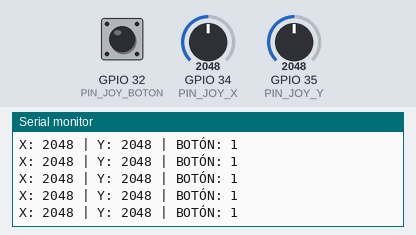
Recording of a sketch running on a simulated ESP32. On the bench: the last lines printed to the serial monitor. The test bench sets the inputs (shaded band); at power-on: GPIO 32 (PIN_JOY_BOTON) HIGH, GPIO 34 (PIN_JOY_X) = 2048, GPIO 35 (PIN_JOY_Y) = 2048. WiFi joins after 1.5 s; servers stay silent unless stated.

Above: at 3.2 s.
3.3 s: GPIO 32 (PIN_JOY_BOTON) pulled LOW for 0.15 s
At 3.47 s:
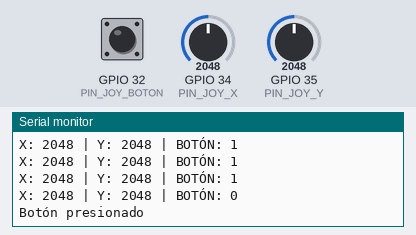
4.9 s: GPIO 34 (PIN_JOY_X) set to 2866
At 4.92 s:
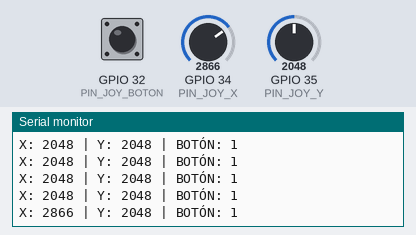
6.4 s: GPIO 35 (PIN_JOY_Y) set to 2866
At 6.43 s:
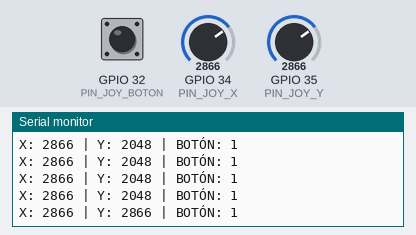
7.9 s: GPIO 32 (PIN_JOY_BOTON) pulled LOW for 1 s
At 8.09 s:
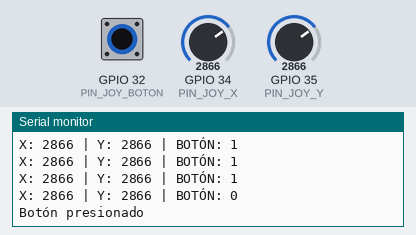
10.4 s: GPIO 34 (PIN_JOY_X) set to 3603
At 10.45 s:
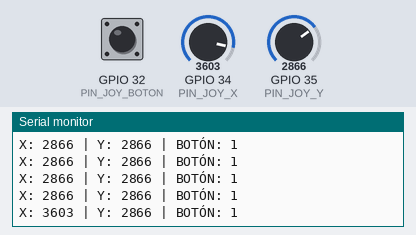
11.9 s: GPIO 35 (PIN_JOY_Y) set to 3603
At 11.96 s:
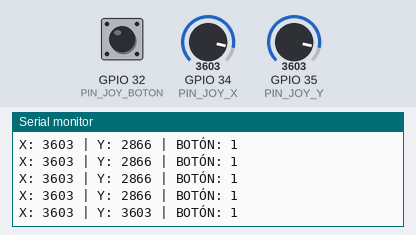
Timing chart, 0 to 14.4 s (numbered marks = the images above; inputs shaded):
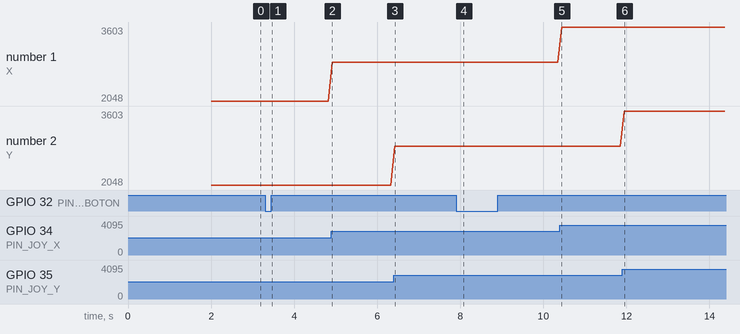

Measured:
- after the input at 3.3 s, the serial monitor: prints a new line at once (image 1)
- after the input at 4.9 s, the serial monitor: prints a new line at once (image 2)
- after the input at 6.4 s, the serial monitor: prints a new line at once (image 3)
- after the input at 7.9 s, the serial monitor: prints a new line at once (image 4)
- after the input at 10.4 s, the serial monitor: prints a new line after 0.05 s (image 5)
- after the input at 11.9 s, the serial monitor: prints a new line after 0.05 s (image 6)
- plotted number 1: 2048 → 2866 after the input at 4.9 s, 2866 → 3603 after the input at 10.4 s

The sketch:

Joystick_3.ino
```cpp
#include <WiFi.h>
#include <WebServer.h>

// Configuración WiFi
const char *ssid = "BUAP_Trabajadores";
const char *password ="BuaPW0rk.2017";


// Joystick
#define PIN_JOY_X      34   // Entrada Analógica de coordenada X
#define PIN_JOY_Y      35   // Entrada Analógica de coordenada Y
#define PIN_JOY_BOTON  32   // Entrada Digital del Botón

WebServer server(80);

void setup() {
  Serial.begin(115200);

 //En esta sección declaramos Entradas y Salidas Digitales
  pinMode(PIN_JOY_BOTON, INPUT_PULLUP);

  // WiFi
  WiFi.begin(ssid, password);
  Serial.print("Conectando a WiFi");
  while (WiFi.status() != WL_CONNECTED) {
    delay(1000);
    Serial.print(".");
  }
  Serial.println("\n¡Conectado!");
  Serial.println(WiFi.localIP());

  server.begin();
  Serial.println("Servidor HTTP iniciado");
}

void loop() {
  server.handleClient();

  int xValue = analogRead(PIN_JOY_X);
  int yValue = analogRead(PIN_JOY_Y);
  int BotónValue = digitalRead(PIN_JOY_BOTON);


  Serial.print("X: ");
  Serial.print(xValue);
  Serial.print(" | Y: ");
  Serial.print(yValue);
  Serial.print(" | BOTÓN: ");
  Serial.println(BotónValue);

  // Botón presionado
  if (BotónValue == LOW) {
    Serial.println("Botón presionado");
    delay(200);
    return;
  }
  delay(100);
}
```
